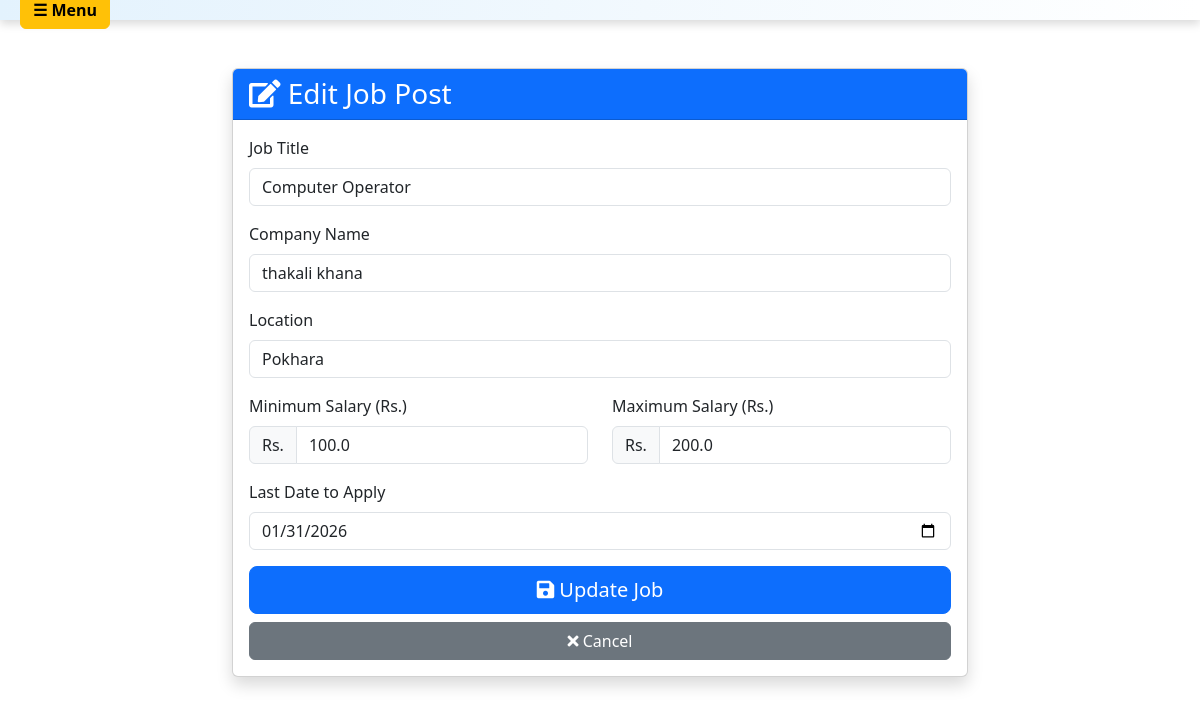
The app's page /edit-job/28/ (signed in) with its own data.
### hr/models.py (models this page shows, shortened)
class JobPost(models.Model):
    user=models.ForeignKey(User,on_delete=models.CASCADE)
    title=models.CharField(max_length=200)
    address=models.CharField(max_length=200)
    CompanyName=models.CharField(max_length=200)
    salaryLow=models.FloatField(default=0, validators=[MinValueValidator(0)])
    salaryHigh=models.FloatField(default=0, validators=[MinValueValidator(0)])
    applycount=models.IntegerField(default=0)
    lastDateToApply=models.DateField()
    created_at=models.DateTimeField(auto_now_add=True, null=True)
    employment_type = models.CharField(max_length=20, choices=EMPLOYMENT_TYPE_CHOICES, default='full-time', null=True, blank=True)
    work_mode = models.CharField(max_length=20, choices=WORK_MODE_CHOICES, default='on-site', null=True, blank=True)

### hr/views.py (the view)
# urls.py: path("edit-job/<int:pk>/", views.edit_job, name='edit_job'),
@login_required(login_url='login_user')
def edit_job(request, pk):
    job = get_object_or_404(JobPost, id=pk, user=request.user)
    if request.method == 'POST':
        form = JobPostForm(request.POST, instance=job)
        if form.is_valid():
            form.save()
            messages.success(request, 'Job updated successfully!')
            return redirect('hrdash')
    else:
        form = JobPostForm(instance=job)
    context = {
        'job': job,
        'form': form
    }
    return render(request, 'hr/editjob.html', context)

### hr/templates/hr/editjob.html (shortened to what this page needs)
<!doctype html>
<html lang="en">
  <head>
    <link href="https://cdn.jsdelivr.net/npm/bootstrap@5.3.8/dist/css/bootstrap.min.css" rel="stylesheet">
    <link rel="stylesheet" href="https://cdnjs.cloudflare.com/ajax/libs/font-awesome/5.15.3/css/all.min.css">
  </head>
  <body>
  {% include 'hr/navbar.html' %}
<div class="container my-5">
  <div class="row justify-content-center">
    <div class="col-md-8">
      <div class="card shadow">
        <div class="card-header bg-primary text-white">
          <h3 class="mb-0"><i class="fas fa-edit"></i> Edit Job Post</h3>
        </div>
        <div class="card-body">
          <form method="post" action="{% url 'edit_job' job.id %}">
            <div class="mb-3">
              <label for="title" class="form-label">Job Title</label>
              <input type="text" class="form-control {% if form.title.errors %}is-invalid{% endif %}" id="title" name="title" value="{{ form.title.value }}" placeholder="e.g., Software Engineer" required>
            </div>
            <div class="mb-3">
              <label for="CompanyName" class="form-label">Company Name</label>
              <input type="text" class="form-control {% if form.CompanyName.errors %}is-invalid{% endif %}" id="CompanyName" name="CompanyName" value="{{ form.CompanyName.value }}" placeholder="e.g., Tech Solutions Pvt. Ltd." required>
            </div>
            <div class="mb-3">
              <label for="address" class="form-label">Location</label>
              <input type="text" class="form-control {% if form.address.errors %}is-invalid{% endif %}" id="address" name="address" value="{{ form.address.value }}" placeholder="e.g., Kathmandu, Nepal" required>
            </div>
            <div class="row">
              <div class="col-md-6 mb-3">
                <label for="salaryLow" class="form-label">Minimum Salary (Rs.)</label>
                <div class="input-group">
                  <span class="input-group-text">Rs.</span>
                  <input type="number" class="form-control {% if form.salaryLow.errors %}is-invalid{% endif %}" id="salaryLow" name="salaryLow" value="{{ form.salaryLow.value }}" placeholder="30000" required>
                </div>
              </div>
              <div class="col-md-6 mb-3">
                <label for="salaryHigh" class="form-label">Maximum Salary (Rs.)</label>
                <div class="input-group">
                  <span class="input-group-text">Rs.</span>
                  <input type="number" class="form-control {% if form.salaryHigh.errors %}is-invalid{% endif %}" id="salaryHigh" name="salaryHigh" value="{{ form.salaryHigh.value }}" placeholder="50000" required>
                </div>
              </div>
            </div>
            <div class="mb-3">
              <label for="lastDateToApply" class="form-label">Last Date to Apply</label>
              <input type="date" class="form-control {% if form.lastDateToApply.errors %}is-invalid{% endif %}" id="lastDateToApply" name="lastDateToApply" value="{{ form.lastDateToApply.value|date:'Y-m-d' }}" required>
            </div>
            <div class="d-grid gap-2">
              <button type="submit" class="btn btn-primary btn-lg">
                <i class="fas fa-save"></i> Update Job
              </button>
              <a href="{% url 'hrdash' %}" class="btn btn-secondary">
                <i class="fas fa-times"></i> Cancel
              </a>
            </div>
          </form>
        </div>
      </div>
    </div>
  </div>
</div>
  </body>
</html>

### records on screen
JobPost: title "Computer Operator", CompanyName "thakali khana", address "Pokhara", salaryLow "100.0", salaryHigh "200.0", lastDateToApply "01/31/2026"
